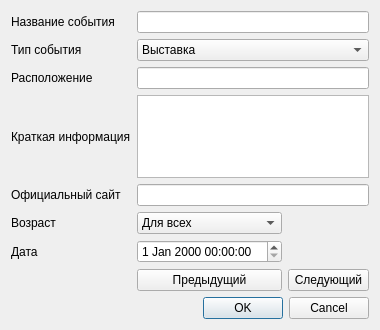
<?xml version="1.0" encoding="UTF-8"?>
<ui version="4.0">
 <class>DialogAddMuseum</class>
 <widget class="QDialog" name="DialogAddMuseum">
  <property name="geometry">
   <rect>
    <x>0</x>
    <y>0</y>
    <width>380</width>
    <height>330</height>
   </rect>
  </property>
  <property name="minimumSize">
   <size>
    <width>380</width>
    <height>330</height>
   </size>
  </property>
  <property name="maximumSize">
   <size>
    <width>380</width>
    <height>330</height>
   </size>
  </property>
  <property name="windowTitle">
   <string>Dialog</string>
  </property>
  <layout class="QGridLayout" name="gridLayout">
   <item row="8" column="1">
    <widget class="QDateTimeEdit" name="DateTimeEdit"/>
   </item>
   <item row="0" column="0">
    <widget class="QLabel" name="label">
     <property name="text">
      <string>Название события</string>
     </property>
    </widget>
   </item>
   <item row="6" column="0">
    <widget class="QLabel" name="label_5">
     <property name="text">
      <string>Официальный сайт</string>
     </property>
    </widget>
   </item>
   <item row="3" column="1" colspan="2">
    <widget class="QLineEdit" name="LocationLineEdit"/>
   </item>
   <item row="9" column="2">
    <widget class="QPushButton" name="nextButton">
     <property name="text">
      <string>Следующий</string>
     </property>
    </widget>
   </item>
   <item row="4" column="0">
    <widget class="QLabel" name="label_4">
     <property name="text">
      <string>Краткая информация</string>
     </property>
    </widget>
   </item>
   <item row="1" column="0">
    <widget class="QLabel" name="label_2">
     <property name="text">
      <string>Тип события</string>
     </property>
    </widget>
   </item>
   <item row="0" column="1" colspan="2">
    <widget class="QLineEdit" name="NameLineEdit">
     <property name="toolTip">
      <string>&lt;html&gt;&lt;head/&gt;&lt;body&gt;&lt;p&gt;&lt;br/&gt;&lt;/p&gt;&lt;/body&gt;&lt;/html&gt;</string>
     </property>
    </widget>
   </item>
   <item row="3" column="0">
    <widget class="QLabel" name="label_3">
     <property name="text">
      <string>Расположение</string>
     </property>
    </widget>
   </item>
   <item row="9" column="1">
    <widget class="QPushButton" name="previousButton">
     <property name="text">
      <string>Предыдущий</string>
     </property>
    </widget>
   </item>
   <item row="7" column="0">
    <widget class="QLabel" name="label_6">
     <property name="text">
      <string>Возраст</string>
     </property>
    </widget>
   </item>
   <item row="6" column="1" colspan="2">
    <widget class="QLineEdit" name="OfficialSiteLineEdit"/>
   </item>
   <item row="8" column="0">
    <widget class="QLabel" name="label_7">
     <property name="text">
      <string>Дата</string>
     </property>
    </widget>
   </item>
   <item row="11" column="0" colspan="3">
    <widget class="QDialogButtonBox" name="buttonBox">
     <property name="orientation">
      <enum>Qt::Horizontal</enum>
     </property>
     <property name="standardButtons">
      <set>QDialogButtonBox::Cancel|QDialogButtonBox::Ok</set>
     </property>
    </widget>
   </item>
   <item row="4" column="1" colspan="2">
    <widget class="QTextEdit" name="InformationTextEdit"/>
   </item>
   <item row="1" column="1" colspan="2">
    <widget class="QComboBox" name="TypeComboBox">
     <item>
      <property name="text">
       <string>Выставка</string>
      </property>
     </item>
     <item>
      <property name="text">
       <string>Концерт</string>
      </property>
     </item>
     <item>
      <property name="text">
       <string>Экскурсия</string>
      </property>
     </item>
     <item>
      <property name="text">
       <string>Фестиваль</string>
      </property>
     </item>
     <item>
      <property name="text">
       <string>Театр</string>
      </property>
     </item>
    </widget>
   </item>
   <item row="7" column="1">
    <widget class="QComboBox" name="AgeComboBox">
     <item>
      <property name="text">
       <string>Для всех</string>
      </property>
     </item>
     <item>
      <property name="text">
       <string>Для детей</string>
      </property>
     </item>
     <item>
      <property name="text">
       <string>Для взрослых</string>
      </property>
     </item>
    </widget>
   </item>
  </layout>
 </widget>
 <resources/>
 <connections>
  <connection>
   <sender>buttonBox</sender>
   <signal>accepted()</signal>
   <receiver>DialogAddMuseum</receiver>
   <slot>accept()</slot>
   <hints>
    <hint type="sourcelabel">
     <x>257</x>
     <y>138</y>
    </hint>
    <hint type="destinationlabel">
     <x>157</x>
     <y>274</y>
    </hint>
   </hints>
  </connection>
  <connection>
   <sender>buttonBox</sender>
   <signal>rejected()</signal>
   <receiver>DialogAddMuseum</receiver>
   <slot>reject()</slot>
   <hints>
    <hint type="sourcelabel">
     <x>257</x>
     <y>138</y>
    </hint>
    <hint type="destinationlabel">
     <x>286</x>
     <y>274</y>
    </hint>
   </hints>
  </connection>
 </connections>
</ui>
